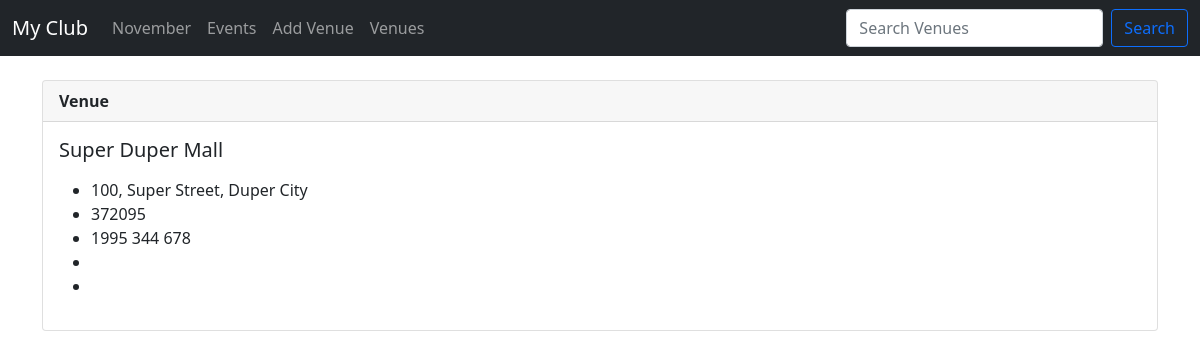
The page /show_venue/3 on the database as committed earlier.
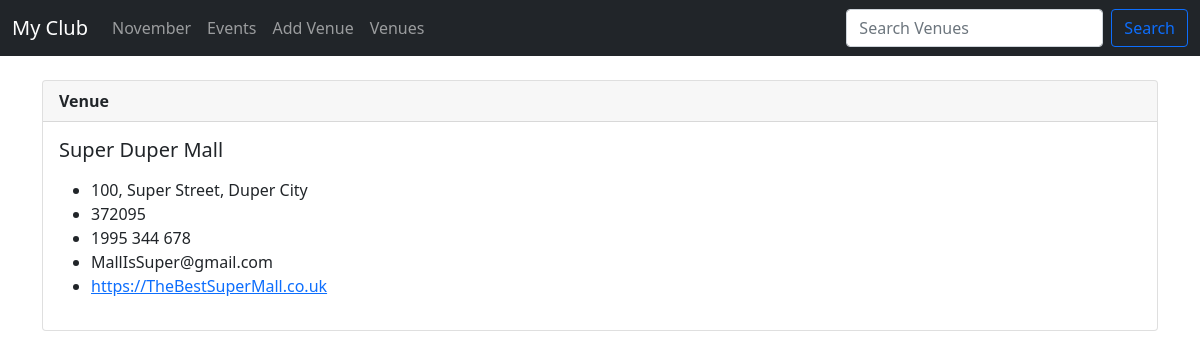
The same page on the database as committed later.
### events/models.py (models this page shows)
class Venue(models.Model):
    name = models.CharField('Venue Name', max_length=120)
    address = models.CharField(max_length=300)
    zipCode = models.CharField('Zip Code', max_length=15)
    phone = models.CharField('Phone Number', max_length=25, blank=True)
    web = models.URLField('Website Address', blank=True)
    email = models.EmailField('Email Address', blank=True)
    def __str__(self):
        return self.name

### events/views.py (the view)
# urls.py: path('show_venue/<venue_id>', views.show_venue, name='show-venue'),
def show_venue(request, venue_id):
    venue = Venue.objects.get(pk=venue_id)
    return render(request, 'events/show_venue.html', {'venue': venue})

### events/templates/events/show_venue.html
{% extends 'events/base.html' %}
{% block content %}
    <div class="card">
        <div class="card-header">
            <strong>Venue</strong>
        </div>
        <div class="card-body">
            <h5 class="card-title">{{ venue }}</h5>
            <p class="card-text">
                <ul>
                <li>{{ venue.address }}</li>
                <li>{{ venue.zipCode }}</li>
                <li>{{ venue.phone }}</li>
                <li>{{ venue.email }}</li>
                <li><a href="{{ venue.web }}">{{ venue.web }}</a></li>
                </ul>
            </p>
        </div>
    </div>
{% endblock %}

Rows that differ between the two databases and show on the page:
changed Venue "Super Duper Mall": email (not shown) → "MallIsSuper@gmail.com"; web (not shown) → "https://TheBestSuperMall.co.uk"
